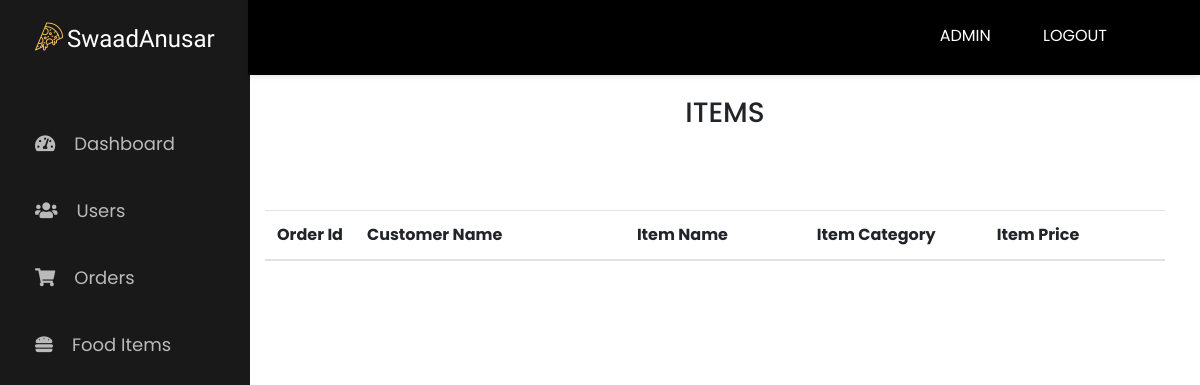
Before: /Admins/orders.php with the older database file.
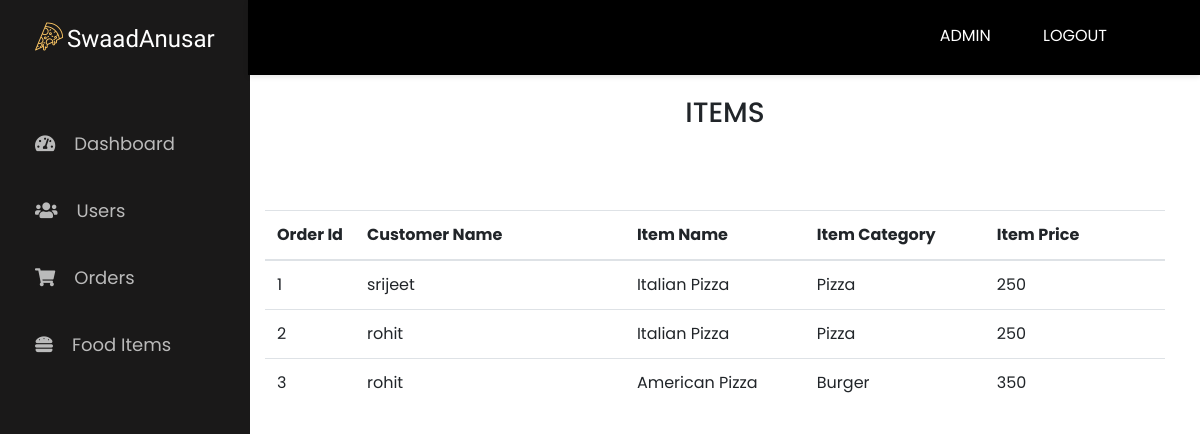
After: the same page with the newer database file.
### tables this page shows
CREATE TABLE `orders` (
  `order_id` int(11) NOT NULL,
  `customer_name` varchar(20) NOT NULL,
  `item_name` varchar(200) NOT NULL,
  `item_category` varchar(20) NOT NULL,
  `item_price` int(11) NOT NULL
);

### Admins/orders.php (the view)
<?php
include('includes/header.php');
include('connection.php');
?>
<main class="maincontent">
	 <div class="container box">
		<h3 align="center">ITEMS</h3>
		<br />
	    <br /><br />
	    <table id="user_data" class="table table-hover table-responsive">
	     <thead>
	      <tr>
	       <th width="10%">Order Id</th>
	       <th width="30%">Customer Name</th>
	       <th width="20%">Item Name</th>
	       <th width="20%">Item Category</th>
	       <th width="20%">Item Price</th>
	      </tr>
	     </thead>
	     <tbody>
	     	<?php
                $sql = "SELECT * from orders order by order_id";
                $result = mysqli_query($connect, $sql);
                while($row = mysqli_fetch_assoc($result))
                {
                	echo '
                <tr>
                	<td>'.$row["order_id"].'</td>
                	<td>'.$row["customer_name"].'</td>
                	<td>'.$row["item_name"].'</td>
                	<td>'.$row["item_category"].'</td>
                  <td>'.$row["item_price"].'</td>
                </tr>
                ';
   	            }
	     	?>
	     </tbody>
	    </table>
		</div>
</main>
<?php
include('includes/footer.php');
?>

Changed rows visible on the page:
added orders: order_id "1", customer_name "srijeet", item_name "Italian Pizza", item_category "Pizza", item_price "250"
added orders: order_id "2", customer_name "rohit", item_name "Italian Pizza", item_category "Pizza", item_price "250"
added orders: order_id "3", customer_name "rohit", item_name "American Pizza", item_category "Burger", item_price "350"
